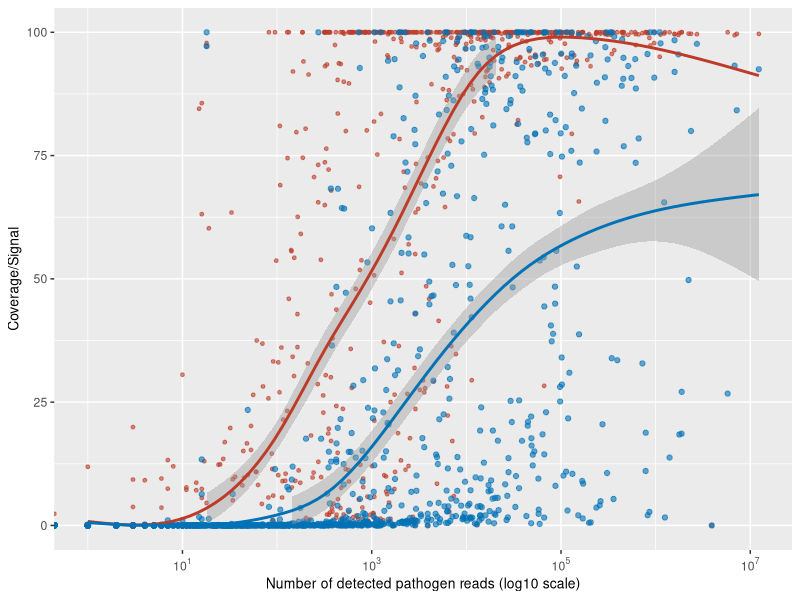

Recreate this plot in R.
library(ggplot2)
library(dplyr)
library(tidyr)
library(ggsci)

Main = read.table("Single.gatk.reads.txt",head=T,sep="\t")
colorsQ = pal_nejm("default")(2)
Main$gatkCov = Main$gatkCov * 100
p <- ggplot(Main, aes(x = gatkReads)) +
  geom_point(aes(y = asmCov, color = "Denovo assemble coverage"), alpha = 0.6,size=1) +
  geom_point(aes(y = Signal, color = "Signal Ratio"), alpha = 0.6) +
  scale_x_log10(labels = scales::trans_format("log10", scales::math_format(10^.x))) + scale_color_manual(values = c("Denovo assemble coverage" = colorsQ[1], "Signal Ratio" = colorsQ[2])) +
  labs(
    y = "Coverage/Signal",
    x = "Number of detected pathogen reads (log10 scale)",
    color = "Metrics"
  ) +
  theme(axis.title = element_text(size = 10), # Adjust axis label sizes
        legend.title = element_text(size = 10),
        legend.text = element_text(size = 8),legend.position="none") + geom_smooth(data = Main, aes(y = asmCov, color = "Denovo assemble coverage"), method = "gam", se = TRUE, linetype = "solid") +
  geom_smooth(data = Main, aes(y = Signal, color = "Signal Ratio"), method = "gam", se = TRUE, linetype = "solid") +   ylim(0, 100)
